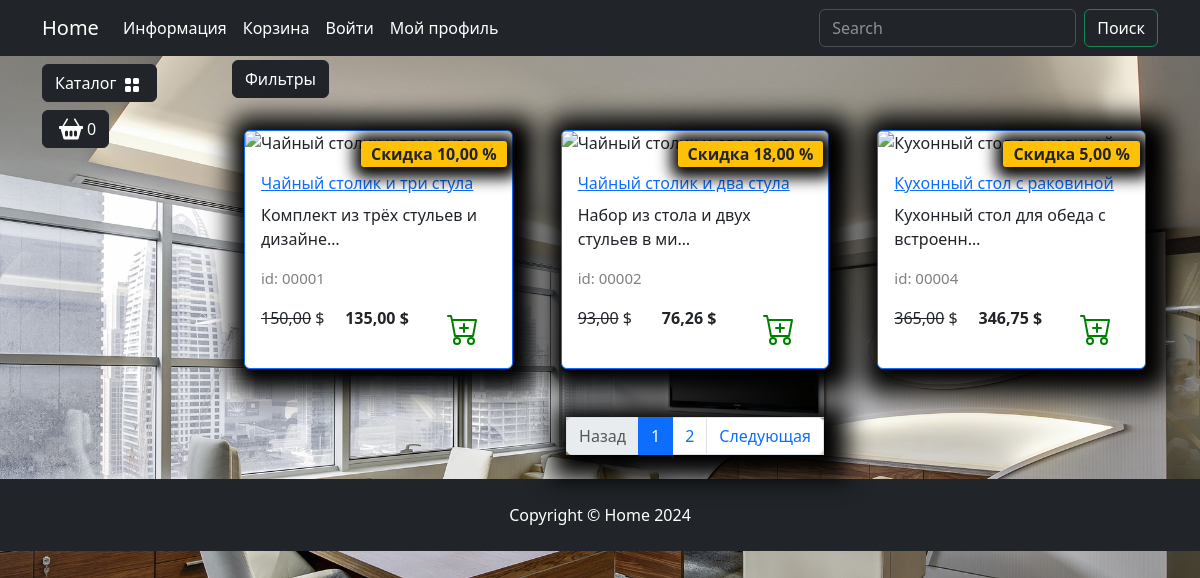
Screenshot of /catalog/kuhnya/ with the database file from the repository.
### goods/models.py (models this page shows, shortened)
class Products(models.Model):
    name = models.CharField(max_length=35, unique=True, verbose_name='Название')
    slug = models.SlugField(unique=True, blank=True, null=True, verbose_name='URL')
    description = models.TextField(blank=True, null=True, verbose_name='Описание')
    image = models.ImageField(upload_to='goods.images', blank=True, null=True, verbose_name='Изображение')
    price = models.DecimalField(default=0.00, max_digits=7, decimal_places=2, verbose_name='Цена')
    discount = models.DecimalField(default=0.00, max_digits=4, decimal_places=2, verbose_name='Скидка в %')
    quantity = models.PositiveIntegerField(default=0, verbose_name='Количество')
    category = models.ForeignKey(to=Categories, on_delete=models.CASCADE, verbose_name='Категория')
    class Meta:
        db_table = 'product'
        verbose_name = 'Товар'
        verbose_name_plural = 'Товары'
    def display_id(self):
        return f"{self.id:05}"
    def sell_price(self):
        return round(self.price * (1 - (self.discount / 100)), 2) \
        if self.discount else self.price

### goods/views.py (the view)
# urls.py: path('catalog/', include('goods.urls', namespace='catalog')),
def catalog(request, category_slug, page=1):
    if category_slug == 'all':
        goods = Products.objects.all()
    else:
        goods = get_list_or_404(Products, category__slug=category_slug)
    paginator = Paginator(goods, 3)
    current_page = paginator.page(page)
    context = {
        'title': 'Home - каталог',
        'goods': current_page,
        'slug_url': category_slug
    }
    return render(request, 'goods/catalog.html', context)

### goods/templatetags/goods_tags.py (called while the page is built)
@register.simple_tag()
def tag_categories():
    return Categories.objects.all()

### goods/templates/goods/catalog.html (shortened to what this page needs)
{% extends "main/base.html" %} {% load static %} {% block content %}
<div class="row">
  <div class="dropdown mb-2">
    <button
      class="btn btn-secondary dropdown-toggle btn-dark"
      type="button"
      data-bs-toggle="dropdown"
      aria-expanded="false"
    >
      Фильтры
    </button>
  </div>
  {% for product in goods %}
  <div class="col-lg-4 col-md-6 p-4">
    <div class="card border-primary rounded custom-shadow">
      <div class="card-body">
        <a href="{% url "catalog:product" product.slug %}">
          <p class="card-title">{{product.name}}</p>
        </a>
        <p class="card-text">{{product.description|truncatechars:35}}</p>
        <p class="product_id">id: {{product.display_id}}</p>
        <div class="d-flex justify-content-between">
          {% if product.discount %}
            <p><s>{{product.price}}</s> $</p>
            <p><strong>{{product.sell_price}} $</strong></p>
            <span class="badge bg-warning text-dark">Скидка {{product.discount}} %</span>
          {% else %}
            <p><strong>{{product.price}} $</strong></p>
          {% endif %}
          <a href="#" class="btn add-to-cart">
            <img
              class="mx-1"
              src="{% static "deps/icons/cart-plus.svg" %}"
              alt="Catalog Icon"
              width="32"
              height="32"
            />
          </a>
        </div>
      </div>
    </div>
  </div>
  {% endfor %}
</div>
<nav aria-label="Page navigation example">
  <ul class="pagination justify-content-center my-4">
    <div class="custom-shadow d-flex">
      <li class="page-item {% if not goods.has_previous %}disabled{% endif %}">
        <a class="page-link" href="{% if goods.has_previous %}
        {% url "catalog:index" slug_url goods.previous_page_number %}
        {% else  %}
        #
         {% endif %}">Назад</a>
      </li>
      {% for page in goods.paginator.page_range %}
      {% if page >= goods.number|add:-2 and page <= goods.number|add:2 %}
      <li class="page-item {% if goods.number == page %}active{% endif %}">
        <a class="page-link"
        href="{% url "catalog:index" slug_url page %}">{{page}}</a>
      </li>
      {% endif %}
      {% endfor %}
      <li class="page-item {% if not goods.has_next %}disabled{% endif %}">
        <a class="page-link" href="{% if goods.has_next %}
        {% url "catalog:index" slug_url goods.next_page_number %}
        {% else %}
        #
        {% endif %}">Следующая</a>
      </li>
    </div>
  </ul>
</nav>
{% endblock content %} {% block footer %}
<footer class="py-4 bg-dark">
  <div class="container">
    <p class="m-0 text-center text-white">
      Copyright &copy; Home 2024
    </p>
  </div>
</footer>
{% endblock footer %}

### static/deps/css/my_css.css (style rules this page uses)
body { background-image: url("../images/bg-image.jpg"); background-repeat: no-repeat; background-attachment: fixed; background-position: center center; background-size: cover; height: 100%; }
.dropdown-toggle::after { content: none; }
.custom-shadow { box-shadow: 5px 5px 25px 19px #000000; }
.product_id { color: gray; font-size: 15px; }
.badge.bg-warning.text-dark { position: absolute; top: 10px; right: 5px; z-index: 1; padding: 5px 10px; border-radius: 3px; font-size: 1rem; box-shadow: 2px 2px 15px 9px #000000; }

### rows the page displays
Products: name "Чайный столик и три стула", description "Комплект из трёх стульев и дизайне…", display_id "00001", price "150,00", sell_price "135,00", discount "10,00"
Products: name "Чайный столик и два стула", description "Набор из стола и двух стульев в ми…", display_id "00002", price "93,00", sell_price "76,26", discount "18,00"
Products: name "Кухонный стол с раковиной", description "Кухонный стол для обеда с встроенн…", display_id "00004", price "365,00", sell_price "346,75", discount "5,00"

### other values shown
{{ page }} "1" "2"
